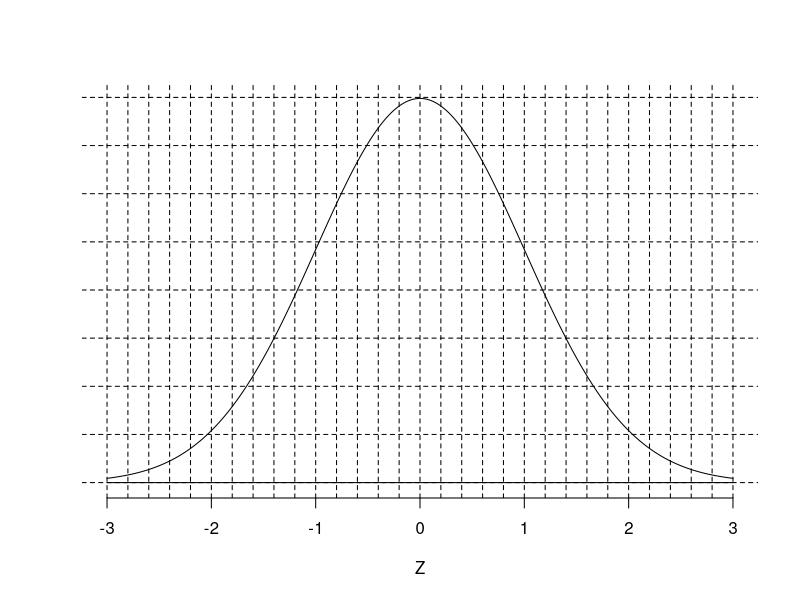
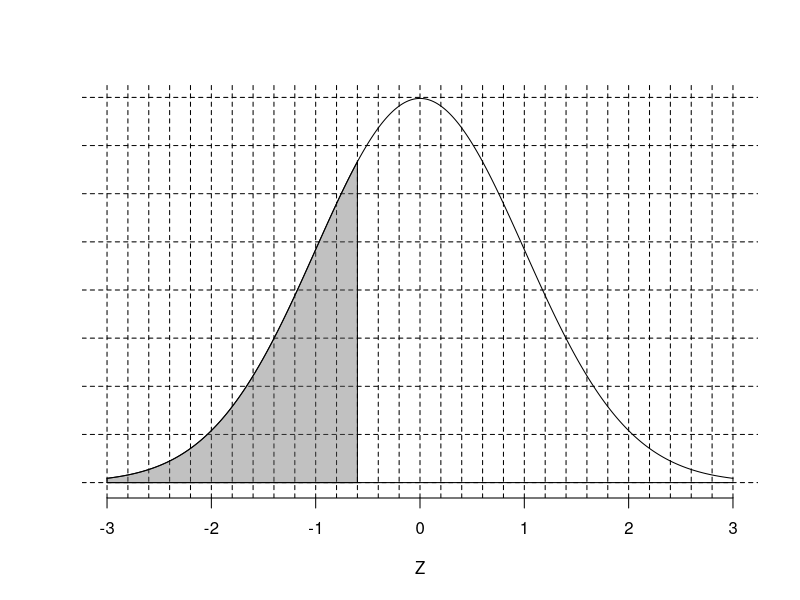

Write R code to recreate these figures, in order.
## ---- chunk 1
zs = (-3*5):(3*5)/5
ys = 0:8*0.05

z = sample((-1.4*5):(1.4*5)/5,1)

p1 = round(pnorm(z),2)
p2 = round(pnorm(z),4)
## ---- chunk 2
plot(0,0,type="n",ann=F,axes=F,xlim=c(-3,3),ylim=c(0,0.4))
abline(h = ys,lty=2)
abline(v=zs,lty=2)
lines((-300:300)/100,dnorm((-300:300)/100))
axis(1,at=(-3):(3))
mtext("Z",side=1,line = 3)
lines(c(-3,3),c(0,0))
## ---- chunk 3
plot(0,0,type="n",ann=F,axes=F,xlim=c(-3,3),ylim=c(0,0.4))
abline(h = ys,lty=2)
abline(v=zs,lty=2)
xs = (-300:300)/100
dn = dnorm(xs)
lines(xs,dn)
lines(c(-3,3),c(0,0))
polygon(c(xs[xs<=z],z,-3),c(dn[xs<=z],0,0),col = rgb(0.4,0.4,0.4,0.4))
axis(1,at=(-3):(3))
mtext("Z",side=1,line = 3)
